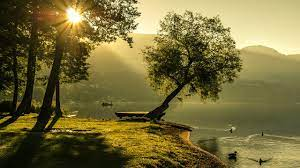
#> input picture pythonProject/image.jpeg, 300 x 168 px
$ python ornek2.py
#> lines starting #> are read from the running program, lines starting #| are printed output that depends on the picture; after the words box and inside, x2 and y2 are one past the last pixel; in counts of white or black regions, pixels touching at a corner belong together
import cv2
import numpy as np


# 'image.jpeg' yerine sizin proje klasörüne eklediğiniz resmin adı ve uzantısı
cap = cv2.imread('image.jpeg')
#> cap is the input picture: shape (168, 300, 3); mean B, G, R 58.5, 107.7, 118
frame = cap
# Burda cv2.COLOR_BGR2HSV sayesinde resim BGR (BLUE GREEN RED) renk uzayından HSV renk uzayına dönüştürülür
hsv = cv2.cvtColor(frame, cv2.COLOR_BGR2HSV)
#> hsv: shape (168, 300, 3); mean H, S, V 26.4, 150.1, 118.3

"""_, frame = cap.read()
# It converts the BGR color space of image to HSV color space
hsv = cv2.cvtColor(frame, cv2.COLOR_BGR2HSV)
"""

"""
# Threshold of blue in HSV space
lower_blue = np.array([60, 35, 140])
upper_blue = np.array([180, 255, 255])
"""

# Yeşil renk aralığı (HSV renk uzayında)
lower_blue = np.array([30, 100, 100])  # Minimum ton, doygunluk ve parlaklık değerleri
upper_blue = np.array([70, 255, 255])  # Maksimum ton, doygunluk ve parlaklık değerleri

# preparing the mask to overlay
mask = cv2.inRange(hsv, lower_blue, upper_blue)
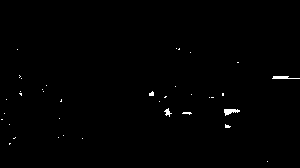
#> mask: shape (168, 300); 0.54% white; 37 white regions (34 under 20 px), largest, box (x1, y1, x2, y2) and area: (224, 109, 240, 116) 67, (272, 76, 300, 79) 59, (164, 108, 172, 117) 32

# Matematiksel kıyaslama yapılır eğer piksel rengi belirtilen renk aralığında değilse
# rengi siyah yapılır eğer belirtilen renk aralığındaysa rengi olduğu gibi korunur
result = cv2.bitwise_and(frame, frame, mask=mask)

# Resimler ekranda gösterilir
cv2.imshow('frame', frame)
cv2.imshow('mask', mask)
cv2.imshow('result', result)

cv2.waitKey(0)
cv2.destroyAllWindows()
